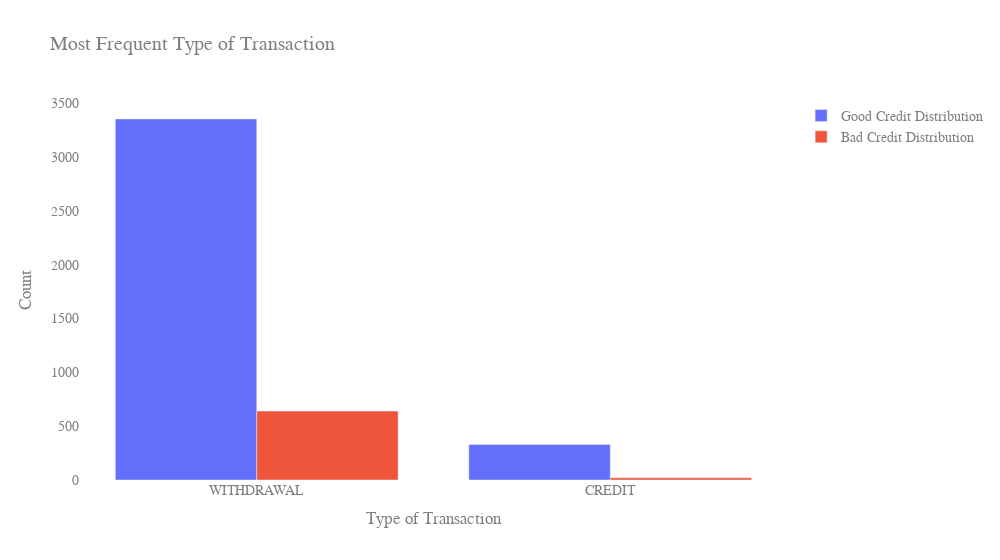

Write notebook code for a chart like this one.
### Code cell
# First plot
trace0 = go.Bar(
    x=df[df['TARGET'] == 0]['MOST_COMMON_TRANS_TYPE'].value_counts().index.values,
    y=df[df['TARGET'] == 0]['MOST_COMMON_TRANS_TYPE'].value_counts().values,
    name='Good Credit Distribution',
    marker=dict(color='#636EFA')
)

# Second plot
trace1 = go.Bar(
    x=df[df['TARGET'] == 1]['MOST_COMMON_TRANS_TYPE'].value_counts().index.values,
    y=df[df['TARGET'] == 1]['MOST_COMMON_TRANS_TYPE'].value_counts().values,
    name='Bad Credit Distribution',
    marker=dict(color='#EF553B')
)

data = [trace0, trace1]

layout = go.Layout(
    title='Most Frequent Type of Transaction',
    xaxis=dict(title='Type of Transaction'),
    yaxis=dict(title='Count'),
    barmode='group',
    width=1000,
    plot_bgcolor='rgba(0,0,0,0)',
    font=dict(family='Arial, sans-serif', size=14, color='#7f7f7f')
)

fig = go.Figure(data=data, layout=layout)

fig.show()

### Figure 1 — Plotly figure (JSON) as saved in the notebook; plotly's stock layout.template omitted (floating-point values rounded to 4 significant figures)
{"data": [{"marker": {"color": "#636EFA"}, "name": "Good Credit Distribution", "type": "bar", "x": ["WITHDRAWAL", "CREDIT"], "y": [3354, 329]}, {"marker": {"color": "#EF553B"}, "name": "Bad Credit Distribution", "type": "bar", "x": ["WITHDRAWAL", "CREDIT"], "y": [640, 20]}], "layout": {"barmode": "group", "font": {"color": "#7f7f7f", "family": "Arial, sans-serif", "size": 14}, "plot_bgcolor": "rgba(0,0,0,0)", "title": {"text": "Most Frequent Type of Transaction"}, "width": 1000, "xaxis": {"title": {"text": "Type of Transaction"}}, "yaxis": {"title": {"text": "Count"}}}}
